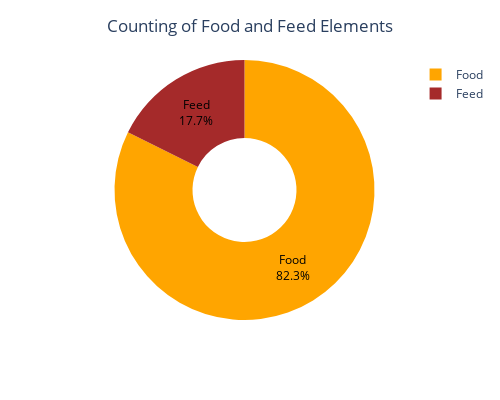

This figure's notebook cell:
### Markdown cell above
### 4.1. Global food and feed production comparison

### Code cell
import plotly.express as px

# Count Food vs Feed
elements = df_prod['element'].value_counts()

# Create Pie chart
fig = px.pie(
    values=elements.values,
    names=elements.index,
    color=elements.index,
    color_discrete_map={'Feed':'brown', 'Food':'orange'},
    hole=0.4  # optional, makes it a donut chart
)

fig.update_traces(
    textinfo='label+percent',
    insidetextfont=dict(color='black')
)

fig.update_layout(
    width=500,
    height=400,
    title='Counting of Food and Feed Elements',
    title_x=0.5,
    title_y=0.95,
    showlegend=True
)

# Display inside Jupyter Notebook
fig.show()

### Figure 1 — Plotly figure (JSON) as saved in the notebook; plotly's stock layout.template omitted (floating-point values rounded to 4 significant figures)
{"data": [{"customdata": [["Food"], ["Feed"]], "domain": {"x": [0, 1], "y": [0, 1]}, "hole": 0.4, "hovertemplate": "label=%{label}<br>value=%{value}<br>color=%{customdata[0]}<extra></extra>", "insidetextfont": {"color": "black"}, "labels": ["Food", "Feed"], "legendgroup": "", "marker": {"colors": ["orange", "brown"]}, "name": "", "showlegend": true, "textinfo": "label+percent", "type": "pie", "values": [637007, 136899]}], "layout": {"height": 400, "legend": {"tracegroupgap": 0}, "margin": {"t": 60}, "showlegend": true, "title": {"text": "Counting of Food and Feed Elements", "x": 0.5, "y": 0.95}, "width": 500}}
